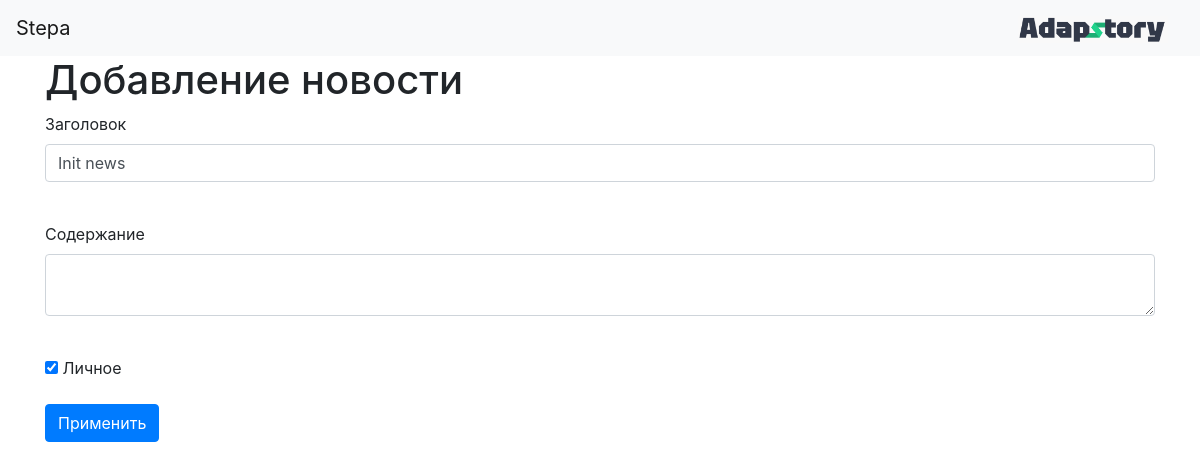
/news/1 (signed in), run on the app's committed database.
### data/users.py (models this page shows, shortened)
class User(SqlAlchemyBase, UserMixin, SerializerMixin):
    __tablename__ = 'users'
    id = sqlalchemy.Column(sqlalchemy.Integer,
                           primary_key=True, autoincrement=True)
    name = sqlalchemy.Column(sqlalchemy.String, nullable=True)
    about = sqlalchemy.Column(sqlalchemy.String, nullable=True)
    email = sqlalchemy.Column(sqlalchemy.String,
                              index=True, unique=True, nullable=True)
    hashed_password = sqlalchemy.Column(sqlalchemy.String, nullable=True)
    created_date = sqlalchemy.Column(sqlalchemy.DateTime,
                                     default=datetime.datetime.now)
    news = orm.relationship("News", back_populates='user')

### data/news.py (models this page shows)
class News(SqlAlchemyBase, SerializerMixin):
    __tablename__ = 'news'
    id = sqlalchemy.Column(sqlalchemy.Integer,
                           primary_key=True, autoincrement=True)
    title = sqlalchemy.Column(sqlalchemy.String, nullable=True)
    content = sqlalchemy.Column(sqlalchemy.String, nullable=True)
    created_date = sqlalchemy.Column(sqlalchemy.DateTime,
                                     default=datetime.datetime.now)
    is_private = sqlalchemy.Column(sqlalchemy.Boolean, default=True)
    user_id = sqlalchemy.Column(sqlalchemy.Integer,
                                sqlalchemy.ForeignKey("users.id"))
    user = orm.relationship('User')

### app.py (the view, shortened to what this page needs)
@app.route('/news/<int:id>', methods=['GET', 'POST'])
@login_required
def edit_news(id):
    form = NewsForm()
    if request.method == "GET":
        db_sess = db_session.create_session()
        news = db_sess.query(News).filter(News.id == id,
                                          News.user == current_user
                                          ).first()
        if news:
            form.title.data = news.title
            form.content.data = news.content
            form.is_private.data = news.is_private
        else:
            abort(404)
    return render_template('news.html',
                           title='Редактирование новости',
                           form=form
                           )

### forms/news.py
class NewsForm(FlaskForm):
    title = StringField('Заголовок', validators=[DataRequired()])
    content = TextAreaField("Содержание")
    is_private = BooleanField("Личное")
    submit = SubmitField('Применить')

### app.py (called while the page is built)
@login_manager.user_loader
def load_user(user_id):
    db_sess = db_session.create_session()
    return db_sess.get(User, user_id)  # Исправлено с query().get() на get()

### data/db_session.py (called while the page is built)
def create_session() -> Session:
    global __factory
    return __factory()

### templates/news.html (shortened to what this page needs)
{% extends "base.html" %}
{% block content %}
<h1>Добавление новости</h1>
<form action="" method="post">
    <p>
        {{ form.title.label }}<br>
        {{ form.title(class="form-control") }}<br>
    </p>
    <p>
        {{ form.content.label }}<br>
        {{ form.content(class="form-control") }}<br>
    </p>
    <p>{{ form.is_private() }} {{ form.is_private.label }}</p>
    <p>{{ form.submit(type="submit", class="btn btn-primary") }}</p>
</form>
{% endblock %}

### templates/base.html (shortened to what this page needs)
<!doctype html>
<html lang="en">
<head>
    <link rel="stylesheet"
          href="https://stackpath.bootstrapcdn.com/bootstrap/4.4.1/css/bootstrap.min.css"
>
</head>
<body>
<header>
    <nav class="navbar navbar-light bg-light">
        {% if current_user.is_authenticated %}
            <a class="navbar-brand" href="/logout">{{ current_user.name }}</a>
        {% else %}
            <p>
                <a class="btn btn-primary " href="/register">Зарегистрироваться</a>
                <a class="btn btn-success" href="/login">Войти</a>
            </p>
        {% endif %}
        <a class="navbar-brand" href="https://adapstory.com">
            <img src="{{ url_for('static', filename='img/logo.png') }}"
                 alt="Логотип"
                 class="logo"
                 width="150"
                 height="27">
        </a>
    </nav>
</header>
<main role="main" class="container">
    {% block content %}{% endblock %}
</main>
</body>
</html>

### data on the page
User: name "Stepa"
News: title "Init news", is_private "☑"
